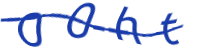
#> input picture split_captcha/createdImg/00ht_irpj.png, 200 x 50 px; its folder holds only this picture in this run
$ python split_numpy.py   (Python 2 division)   (older library calls are emulated)
#> lines starting #> are read from the running program, lines starting #| are printed output that depends on the picture; after the words box and inside, x2 and y2 are one past the last pixel; in counts of white or black regions, pixels touching at a corner belong together
# -*- coding: utf-8 -*-
from PIL import Image,ImageEnhance,ImageFilter
import numpy as np
from scipy.misc import imread
import random, string
import os
import os.path

def cut_pic(filename):  #图片处理（灰度化，二值化，切割图片）
#> called with filename = 'createdImg/00ht_irpj.png'
     filepath = filename
     print filename
     im = Image.open(filepath)
#> im is the input picture: PIL image 200x50 RGBA; mean R, G, B, A 218, 223.6, 241.2, 255
     #imgSize = im.size #
     #print imgSize   #(130, 50)
     imgry = im.convert('L')  #灰度化
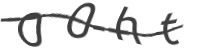
#> imgry: PIL image 200x50 L; min 62, max 255, mean 223.9


     #imgry.show()
     #二值化
     threshold = 120
     table = []

     for i in range(256):
         if i <threshold:
             table.append(0)
         else:
             table.append(1)
     biPic = imgry.point(table,'1')
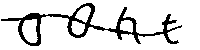
#> biPic: PIL image 200x50 1; 86.2% white; 1 black region, box (x1, y1, x2, y2) and area: (1, 3, 182, 46) 1375
     #biPic.show()


     bi_w = biPic.width
#> bi_w = 200
     bi_h = biPic.height
#> bi_h = 50

     data = biPic.getdata()
     data = np.matrix(data,dtype='int32')
     #new_data = np.reshape(data,(width,height))
     imarray = np.reshape(data,(bi_h,bi_w))


     reversedarray = 1-imarray
     #print imarray.shape[1]   #列数
     #print reversedImg
     colSumList = np.asarray(reversedarray.sum(axis=0))[0]  #每一列的元素和
#> colSumList = 200 values, max 33 at index 38, min 0 at index 0, mean 6.88
     index_filter = [i for i in range(len(colSumList)) if colSumList[i] <5]
#> index_filter = 111 values from 0 to 199
     #blank_length = len(index_filter)
     #print "blank_length is " + str(blank_length)
     for col in index_filter:
         reversedarray[:,col:col+1] = 0    #作为分隔的空白列
#> this loop made 111 passes
#> col on passes 19 to 30: 41, 42, 43, 44, 45, 46, 47, 48, 49, 50, 51, 52
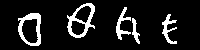
#> reversedarray: shape (50, 200) int32; values 0 (black) and 1 (white), 11.3% white; 5 white regions, box (x1, y1, x2, y2) and area: (67, 3, 95, 38) 352, (18, 13, 41, 46) 328, (116, 7, 131, 40) 178, (162, 14, 177, 44) 178, (132, 18, 140, 44) 97
     np.savetxt("aa.txt", reversedarray, fmt="%d")

     index_roi = [i for i in range(len(colSumList)) if i not in index_filter] #非空白列，可能是字符
#> index_roi = 89 values from 18 to 176
     roi_cols_list = []
     tmp_list = []
     roi_height = 42
     roi_weight = 26
     for i in range(1,len(index_roi)):
         if(index_roi[i]-index_roi[i-1]<15):   #连续的作为一个字符的列，最好是1，不过可能有噪声，所以定位4
             tmp_list.append(index_roi[i])
         else:
             #print "tmp_list is ", tmp_list
             while len(tmp_list)>roi_weight*2:
                 roi_cols_list.append(tmp_list[0:roi_weight])
                 tmp_list = tmp_list[roi_weight:len(tmp_list)]

             roi_cols_list.append(tmp_list)
             tmp_list = []
#> this loop made 88 passes
#> after the loop, roi_cols_list = 3 items
     roi_cols_list.append(tmp_list)
#     for i in roi_cols_list:
#         print len(i)
     #print roi_cols_list


     roi_rows_list = []
     for k in range(len(roi_cols_list)):
         print roi_cols_list[k]
         start_col = roi_cols_list[k][0]
         start_dict = {}
         for j in range(50-roi_height):
             maxsum = reversedarray[j:j+roi_height, start_col:].sum()
             start_dict[maxsum] = j
         start_row = start_dict[max(start_dict.keys())]

         roi_rows_list.append(range(start_row,start_row+roi_height))
#> this loop made 4 passes
#> (start_col, start_row) on passes 1 to 4: (19, 4), (68, 3), (117, 7), (163, 7)
#| [19, 20, 21, 22, 23, 24, 25, 26, 27, 28, 29, 30, 31, 32, 33, 34, 35, 36, 37, 38, 39, 40]
#| [68, 69, 70, 71, 72, 73, 74, 75, 76, 77, 78, 79, 80, 81, 82, 83, 84, 85, 86, 87, 88, 89, 90, 91, 92, 93, 94]
#| [117, 118, 119, 120, 121, 122, 123, 124, 125, 126, 127, 128, 129, 130, 132, 133, 134, 135, 136, 137, 138, 139]
#| [163, 164, 165, 166, 167, 168, 169, 170, 171, 172, 173, 174, 175, 176]
#> after the loop, roi_rows_list = 4 items

     child_img_list = []
     for i in range(len(roi_cols_list)):
         start_row = roi_rows_list[i][0]
         end_row = start_row + roi_height

         col_margin = (roi_weight - len(roi_cols_list[i]))/2
         start_col = roi_cols_list[i][0]-col_margin
         end_col = start_col + roi_weight
         tmp_array = 255*(1 - reversedarray[start_row:end_row,start_col:end_col])
         print tmp_array.shape
         tmp_image = Image.fromarray(np.uint8(tmp_array))
         child_img_list.append(tmp_image)
#> this loop made 4 passes
#> (start_row, end_row, col_margin, start_col, end_col) on passes 1 to 4: (4, 46, 2, 17, 43), (3, 45, -1, 69, 95), (7, 49, 2, 115, 141), (7, 49, 6, 157, 183)
#| (42, 26)
#| (42, 26)
#| (42, 26)
#| (42, 26)
#> pass 1, in cut_pic, `tmp_array = 255*(1 - reversedarray[start_row:end_row,start_col:end_col])`:
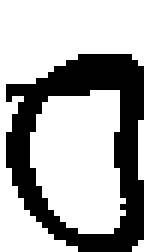
#> tmp_array: shape (42, 26) int64 (shown 6 times larger); 70% white; 1 black region, box (x1, y1, x2, y2) and area: (1, 9, 24, 42) 328
#> pass 2, in cut_pic, `tmp_array = 255*(1 - reversedarray[start_row:end_row,start_col:end_col])`:
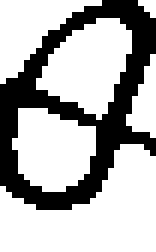
#> tmp_array: shape (42, 26) int64 (shown 6 times larger); 69.4% white; 1 black region, box (x1, y1, x2, y2) and area: (0, 0, 26, 35) 334
#> after the loop:
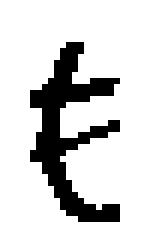
#> tmp_array: shape (42, 26) int64 (shown 6 times larger); 83.7% white; 1 black region, box (x1, y1, x2, y2) and area: (5, 7, 20, 37) 178
#> after the loop, child_img_list = 4 items
         #tmp_image.show()
     return child_img_list

def random_str(randomlength=8):
    a = list(string.ascii_letters + string.digits)
    random.shuffle(a)
    return ''.join(a[:randomlength])

if __name__ == '__main__':
    rootdir = 'createdImg/'
    filelist = os.listdir(rootdir)
    print len(filelist)
    for i in range(0,len(filelist)):
        filename = os.path.join(rootdir,filelist[i])
        if os.path.isfile(filename):
            child_img_list = cut_pic(filename)
#> child_img_list = 4 items
            #child_img_list = cut_pic('sd1.jpg')
            cut_str = filename.split(r"/")[1].split("_")[0]
            print cut_str
            #print cut_str
             #保存切割的图片
        if(len(child_img_list)==len(cut_str)):
            for i in range(0,len(child_img_list)):
                #print child_img_list[i].size    #(28, 28)
                child_img_list[i].save("singleImgs/%s_%s.jpg" % (cut_str[i],random_str(10)))
#> this loop made 4 passes

$ run again, on split_captcha/createdImg/0AOq_qfq4.png
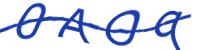
#> input picture split_captcha/createdImg/0AOq_qfq4.png, 200 x 50 px
#> in cut_pic, im is the input picture: PIL image 200x50 RGBA; mean R, G, B, A 211.7, 218.3, 238.9, 255
#> biPic: PIL image 200x50 1; 83.6% white; 1 black region, box (x1, y1, x2, y2) and area: (0, 3, 191, 50) 1643
#> colSumList = 200 values, max 31 at index 174, min 0 at index 191, mean 8.21
#> index_filter = 83 values from 0 to 199
#> the loop in cut_pic, `for col in index_filter:` made 83 passes
#> col on passes 18 to 25: 46, 47, 48, 49, 50, 51, 52, 53
#> after the loop in cut_pic, `for col in index_filter:`:
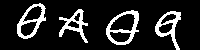
#> reversedarray: shape (50, 200) int32; values 0 (black) and 1 (white), 14.4% white; 4 white regions, box (x1, y1, x2, y2) and area: (106, 10, 139, 45) 406, (17, 3, 46, 39) 359, (155, 11, 181, 50) 346, (59, 9, 88, 43) 325
#> index_roi = 117 values from 17 to 180
#> the loop in cut_pic, `for i in range(1,len(index_roi)):` made 116 passes
#> after the loop in cut_pic, `for i in range(1,len(index_roi)):`: roi_cols_list = 3 items
#> the loop in cut_pic, `for k in range(len(roi_cols_list)):` made 4 passes
#> (start_col, start_row) on passes 1 to 4: (18, 4), (44, 7), (107, 7), (156, 7)
#> (printed output is left out)
#> after the loop in cut_pic, `for k in range(len(roi_cols_list)):`: roi_rows_list = 4 items
#> the loop in cut_pic, `for i in range(len(roi_cols_list)):` made 4 passes
#> (start_row, end_row, col_margin, start_col, end_col) on passes 1 to 4: (4, 46, 0, 18, 44), (7, 49, -3, 47, 73), (7, 49, -3, 110, 136), (7, 49, 0, 156, 182)
#> (printed output is left out)
#> after the loop in cut_pic, `for i in range(len(roi_cols_list)):`:
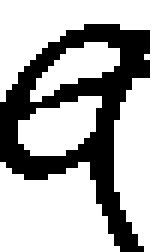
#> tmp_array: shape (42, 26) int64 (shown 6 times larger); 69.2% white; 1 black region, box (x1, y1, x2, y2) and area: (0, 4, 25, 42) 336
#> the loop `for i in range(0,len(child_img_list)):` made 4 passes
